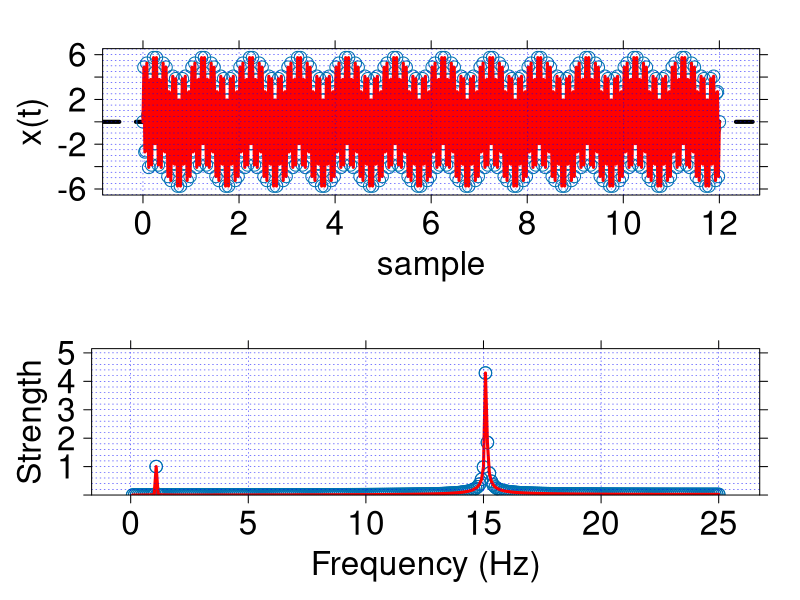

The R source for this figure:

#

##################################################
# ref
# https://onestepafteranother.wordpress.com/signal-analysis-and-fast-fourier-transforms-in-r/


##################################################################
##################################################################
###
###  LIBRARIES
###
library(lattice) # for xyplot
library(stats) # for fft


##################################################################
##################################################################
###
###  FUNCTIONS
###
plot.timeseries <- function(time.series, tn) {

# plot <- xyplot(time.series ~ 0: length(time.series),
 # plot <-

 xyplot( time.series ~ tn,
                    col.line = c('red'), type = c("b"), lty=1, lwd=3,
                    pch=1, cex=1.5,
                    xlab=list(label="sample", cex=2),
                    ylab=list(label="x(t)", cex=2),
                    scales=list(font=1, cex=2
                                #,y=list(at=seq(-2,2,1),limits=c(-2.1,2.1))
                                #x=list(at=seq(-5,5,2),limits=c(-7,7))
                    ),
                    abline=list(h=c(0),lwd=4,lty=2),

                    ##function to modify the grid pattern
                    panel=function(...) {
                      panel.xyplot(...)
                      panel.grid(h=-20, v=-1, col.line="blue", lwd=0.5, lty=3 )
                    }

  )

}

plot.frequency.spectrum <- function(X,f){

xyplot( X ~ f,
                   col.line = c('red'),
                   type = c("b"), lty=1, lwd=3,
                   pch=1, cex=1.5,
                   xlab=list(label="Frequency (Hz)", cex=2),
                   ylab=list(label="Strength", cex=2),
                   scales=list(font=1, cex=2,
                     y=list(limits=c( 0,  max(X) +  (20*max(X))/100   ) )
                     ),
                   ##function to modify the grid pattern
                   panel=function(...) {
                     panel.xyplot(...)
                     panel.grid(h=-20, v=-1, col.line="blue", lwd=0.5, lty=3 )
                   }

                   )

}



##################################################################
##################################################################
###
###  MAIN
###

#Domain setup
acq.freq <- 50
dt <- 1/acq.freq #s

T <- 12
df <- 1/T
n <- T/dt


#CREATE OUR TIME SERIES DATA
freq1<-1 #Hz
freq2<-15 #Hz
t <- seq(0,T,by=dt)
y <- 1*sin(2*pi*freq1*t) +5* sin(2*pi*freq2*t)



#CREATE OUR FREQUENCY ARRAY
f <- 1:length(t)/T

#FOURIER TRANSFORM WORK
Y <- fft(y)
#mag <- sqrt(Re(Y)^2+Im(Y)^2)*2/n
mag <- Mod(Y)*2/n

# Discrete Fourier transforms can be normalized in different ways.
# Some apply the whole normalization to the forward transform, some to
# the reverse transform, some apply the square root to each, and some
# don't normalize at all (in which case the reverse of the forward
# transform will need scaling).
# http://r.789695.n4.nabble.com/Is-R-s-fast-fourier-transform-function-different-from-quot-fft2-quot-in-Matlab-td864669.html




pts <- plot.timeseries(y,t)
pfs <- plot.frequency.spectrum( mag[1:length(f)/2], f[1:length(f)/2])



print(pts, split = c(1, 1, 1, 2), more = TRUE)
print(pfs, split = c(1, 2, 1, 2), more = FALSE)
